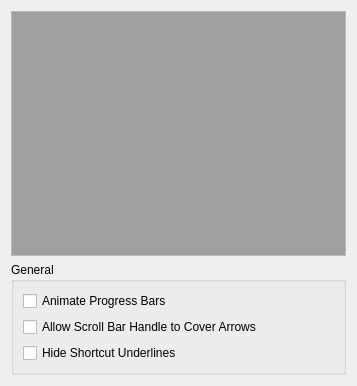
<ui version="4.0" >
 <class>SkulptureStyleDialog</class>
 <widget class="QWidget" name="SkulptureStyleDialog" >
  <property name="geometry" >
   <rect>
    <x>0</x>
    <y>0</y>
    <width>357</width>
    <height>386</height>
   </rect>
  </property>
  <layout class="QVBoxLayout" name="verticalLayout" >
   <item>
    <widget class="QMdiArea" name="mdiArea" >
     <property name="frameShape" >
      <enum>QFrame::StyledPanel</enum>
     </property>
     <property name="frameShadow" >
      <enum>QFrame::Sunken</enum>
     </property>
    </widget>
   </item>
   <item>
    <widget class="QGroupBox" name="groupBox" >
     <property name="title" >
      <string>General</string>
     </property>
     <layout class="QVBoxLayout" >
      <item>
       <widget class="QCheckBox" name="cbAnimateProgressBars" >
        <property name="text" >
         <string>Animate Progress Bars</string>
        </property>
       </widget>
      </item>
      <item>
       <widget class="QCheckBox" name="cbAllowScrollBarSliderToCoverArrows" >
        <property name="text" >
         <string>Allow Scroll Bar Handle to Cover Arrows</string>
        </property>
       </widget>
      </item>
      <item>
       <widget class="QCheckBox" name="cbHideShortcutUnderlines" >
        <property name="text" >
         <string>Hide Shortcut Underlines</string>
        </property>
       </widget>
      </item>
      <item>
       <spacer>
        <property name="orientation" >
         <enum>Qt::Vertical</enum>
        </property>
        <property name="sizeHint" stdset="0" >
         <size>
          <width>20</width>
          <height>0</height>
         </size>
        </property>
       </spacer>
      </item>
     </layout>
    </widget>
   </item>
  </layout>
  <zorder>groupBox</zorder>
  <zorder>mdiArea</zorder>
  <zorder>cbAnimateProgressBars</zorder>
 </widget>
 <resources/>
 <connections/>
 <designerdata>
  <property name="gridDeltaX" >
   <number>10</number>
  </property>
  <property name="gridDeltaY" >
   <number>10</number>
  </property>
  <property name="gridSnapX" >
   <bool>true</bool>
  </property>
  <property name="gridSnapY" >
   <bool>true</bool>
  </property>
  <property name="gridVisible" >
   <bool>false</bool>
  </property>
 </designerdata>
</ui>
